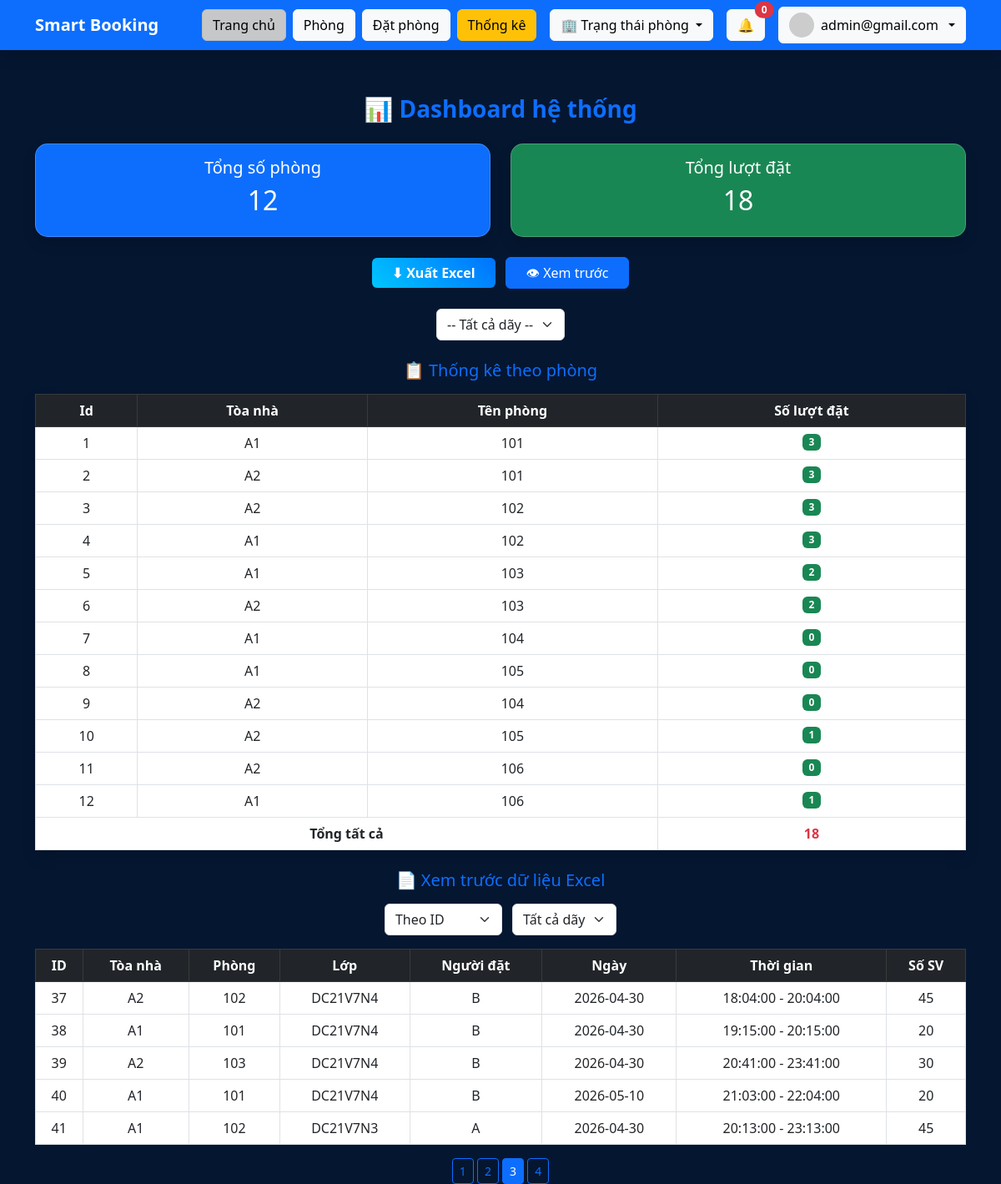
Screenshot of /dashboard.php?sort=id&page=3&building=0 (signed in) with the database file from the repository.
### tables this page shows
CREATE TABLE IF NOT EXISTS `bookings` (
  `id` int(11) NOT NULL AUTO_INCREMENT,
  `room_id` int(11) DEFAULT NULL,
  `date` date DEFAULT NULL,
  `time_start` time DEFAULT NULL,
  `time_end` time DEFAULT NULL,
  `status` varchar(20) DEFAULT 'active',
  `created_at` timestamp NOT NULL DEFAULT current_timestamp(),
  `user_name` varchar(100) DEFAULT NULL,
  `purpose` varchar(50) DEFAULT NULL,
  `students` int(11) DEFAULT NULL,
  `note` text DEFAULT NULL,
  `class` varchar(50) DEFAULT NULL,
  `building_id` int(11) DEFAULT NULL,
  PRIMARY KEY (`id`),
  KEY `idx_room_date` (`room_id`,`date`)
);

CREATE TABLE IF NOT EXISTS `buildings` (
  `id` bigint(20) UNSIGNED NOT NULL AUTO_INCREMENT,
  `name` varchar(100) NOT NULL,
  PRIMARY KEY (`id`)
);

CREATE TABLE IF NOT EXISTS `rooms` (
  `id` int(11) NOT NULL AUTO_INCREMENT,
  `name` varchar(50) DEFAULT NULL,
  `capacity` int(11) DEFAULT NULL,
  `status` varchar(20) DEFAULT 'available',
  `building_id` int(11) DEFAULT NULL,
  PRIMARY KEY (`id`)
);

### dashboard.php (the view, shortened to what this page needs)
<?php
include 'config.php';
include 'navbar.php';
$sort = isset($_GET['sort']) ? $_GET['sort'] : 'id';
$building_filter = isset($_GET['building']) ? (int)$_GET['building'] : 0;
switch ($sort) {
    default:
        $order = "bookings.id ASC";
}
$limit = 5;
$page = isset($_GET['page']) ? (int)$_GET['page'] : 1;
$start = ($page - 1) * $limit;
$where = "";
?>
<link rel="stylesheet" href="style.css">
<div class="container mt-4">
    <h3 class="text-center mb-4 main-title">📊 Dashboard hệ thống</h3>
    <div class="row">
        <?php
        $r = mysqli_fetch_row(mysqli_query($conn, "SELECT COUNT(*) FROM rooms"));
        $b = mysqli_fetch_row(mysqli_query($conn, "SELECT COUNT(*) FROM bookings"));
        ?>
        <div class="col-md-6">
            <div class="card text-white bg-primary shadow">
                <div class="card-body text-center">
                    <h5>Tổng số phòng</h5>
                    <h2><?= $r[0] ?></h2>
                </div>
            </div>
        </div>
        <div class="col-md-6">
            <div class="card text-white bg-success shadow">
                <div class="card-body text-center">
                    <h5>Tổng lượt đặt</h5>
                    <h2><?= $b[0] ?></h2>
                </div>
            </div>
        </div>
    </div>
    <div class="mt-4 text-center">
        <a href="export.php" class="btn btn-success px-4">⬇ Xuất Excel</a>
        <button onclick="togglePreview()" class="btn btn-primary px-4 ms-2">👁 Xem trước</button>
    </div>
    <div class="text-center mt-4">
        <form method="GET">
            <select name="building" onchange="this.form.submit()" class="form-select w-auto d-inline">
                <option value="">-- Tất cả dãy --</option>
            </select>
        </form>
    </div>
    <div class="mt-4">
        <h5 class="text-center mb-3 text-primary">📋 Thống kê theo phòng</h5>
        <table class="table table-bordered text-center shadow">
            <thead class="table-dark">
                <tr>
                    <th>Id</th>
                    <th>Tòa nhà</th>
                    <th>Tên phòng</th>
                    <th>Số lượt đặt</th>
                </tr>
            </thead>
            <tbody>
                <?php
                $data = mysqli_query($conn, "
                    SELECT rooms.name, buildings.name AS building_name, COUNT(bookings.id) total
                    FROM rooms
                    LEFT JOIN bookings ON rooms.id = bookings.room_id
                    LEFT JOIN buildings ON rooms.building_id = buildings.id
                    $where
                    GROUP BY rooms.id
                ");
                $i = 1;
                while ($row = mysqli_fetch_assoc($data)) {
                    echo "<tr>
                        <td>{$i}</td>
                        <td>{$row['building_name']}</td>
                        <td>{$row['name']}</td>
                        <td><span class='badge bg-success'>{$row['total']}</span></td>
                    </tr>";
                    $i++;
                }
                ?>
            </tbody>
            <tfoot>
                <?php
                if ($building_filter > 0) {
                    $totalQuery = mysqli_query($conn, "
                        SELECT COUNT(*)
                        FROM bookings
                        JOIN rooms ON bookings.room_id = rooms.id
                        WHERE rooms.building_id = $building_filter
                    ");
                } else {
                    $totalQuery = mysqli_query($conn, "SELECT COUNT(*) FROM bookings");
                }
                $totalAll = mysqli_fetch_row($totalQuery);
                ?>
                <tr>
                    <th colspan="3">Tổng tất cả</th>
                    <th class="text-danger"><?= $totalAll[0] ?></th>
                </tr>
            </tfoot>
        </table>
    </div>
    <div id="preview" class="mt-4" style="display: <?= isset($_GET['sort']) || isset($_GET['page']) ? 'block' : 'none'; ?>;">
        <h5 class="text-center mb-3 text-primary">📄 Xem trước dữ liệu Excel</h5>
        <div class="text-center mb-3">
            <form method="GET">
                <select name="sort" onchange="this.form.submit()" class="form-select w-auto d-inline">
                    <option value="id" <?= $sort == 'id' ? 'selected' : '' ?>>Theo ID</option>
                </select>
                <select name="building" onchange="this.form.submit()" class="form-select w-auto d-inline ms-2">
                    <option value="">Tất cả dãy</option>
                </select>
            </form>
        </div>
        <table class="table table-bordered text-center">
            <thead class="table-dark">
                <tr>
                    <th>ID</th>
                    <th>Tòa nhà</th>
                    <th>Phòng</th>
                    <th>Lớp</th>
                    <th>Người đặt</th>
                    <th>Ngày</th>
                    <th>Thời gian</th>
                    <th>Số SV</th>
                </tr>
            </thead>
            <tbody>
                <?php
                $sql = "
                    SELECT bookings.*, rooms.name AS room_name, buildings.name AS building_name
                    FROM bookings
                    JOIN rooms ON bookings.room_id = rooms.id
                    LEFT JOIN buildings ON rooms.building_id = buildings.id
                    $where
                    ORDER BY $order
                    LIMIT $start, $limit
                ";
                $res = mysqli_query($conn, $sql);
                while ($row = mysqli_fetch_assoc($res)) {
                    $time = $row['time_start'] . " - " . $row['time_end'];
                    echo "<tr>
                        <td>{$row['id']}</td>
                        <td>{$row['building_name']}</td>
                        <td>{$row['room_name']}</td>
                        <td>{$row['class']}</td>
                        <td>{$row['user_name']}</td>
                        <td>{$row['date']}</td>
                        <td>{$time}</td>
                        <td>{$row['students']}</td>
                    </tr>";
                }
                ?>
            </tbody>
        </table>
        <div class="text-center mt-3">
            <?php
            if ($building_filter > 0) {
                $totalQuery = mysqli_query($conn, "
                    SELECT COUNT(*)
                    FROM bookings
                    JOIN rooms ON bookings.room_id = rooms.id
                    WHERE rooms.building_id = $building_filter
                ");
            } else {
                $totalQuery = mysqli_query($conn, "SELECT COUNT(*) FROM bookings");
            }
            $total = mysqli_fetch_row($totalQuery)[0];
            $pages = ceil($total / $limit);
            for ($i = 1; $i <= $pages; $i++) {
                echo "<a href='?sort=$sort&page=$i&building=$building_filter'
                        class='btn btn-sm " . ($i == $page ? 'btn-primary' : 'btn-outline-primary') . "'>
                        $i
                      </a> ";
            }
            ?>
        </div>
    </div>
</div>

### style.css (style rules this page uses)
.card { background: #e9ecef; backdrop-filter: blur(12px); border-radius: 15px; border: 1px solid rgba(255, 255, 255, 0.2); color: white; transition: 0.3s; }
.btn-success { background: linear-gradient(45deg, #00c6ff, #0072ff); border: none; font-weight: bold; }
.main-title { color: #0d6efd; font-weight: bold; }

### rows the page displays
bookings: id "37", buildings.name "A2", room.name "102", class "DC21V7N4", user_name "B", date "2026-04-30", time "18:04:00 - 20:04:00", students "45"
bookings: id "38", buildings.name "A1", room.name "101", class "DC21V7N4", user_name "B", date "2026-04-30", time "19:15:00 - 20:15:00", students "20"
bookings: id "39", buildings.name "A2", room.name "103", class "DC21V7N4", user_name "B", date "2026-04-30", time "20:41:00 - 23:41:00", students "30"
bookings: id "40", buildings.name "A1", room.name "101", class "DC21V7N4", user_name "B", date "2026-05-10", time "21:03:00 - 22:04:00", students "20"
bookings: id "41", buildings.name "A1", room.name "102", class "DC21V7N3", user_name "A", date "2026-04-30", time "20:13:00 - 23:13:00", students "45"

### other values shown
$_SESSION['user'] "admin@gmail.com"
$r[0] "12"
$b[0] "18"
$row['building_name'] "A1"
$row['name'] "101"
$row['total'] "3"
$row['building_name'] "A2"
$row['name'] "102"
$row['name'] "103"
$row['total'] "2"
$row['name'] "104"
$row['total'] "0"
$row['name'] "105"
$row['total'] "1"
$row['name'] "106"
